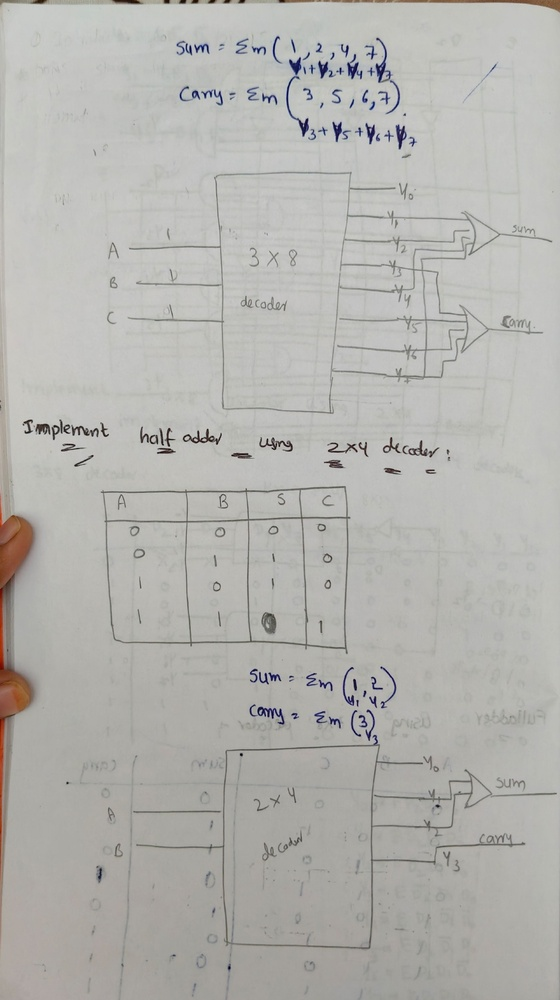
#> input picture test_images/real/3rd unit 2nd half 2-mid  (3)_page-0022.jpg, 560 x 1000 px, shrunk from 924 x 1650 before the run
$ python -i advanced_forensics.py   (imports and definitions only)
#> lines starting #> are read from the running program, lines starting #| are printed output that depends on the picture
"""
Advanced Forensics for High-Quality AI Images
Detects subtle artifacts that simple methods miss
"""

import cv2
import numpy as np
from scipy import signal
from scipy.stats import entropy

def detect_cfa_artifacts(gray_img):
    """
    Color Filter Array (CFA) pattern detection
    Real cameras have CFA patterns, AI images don't
    """
    # Apply frequency analysis
    f = np.fft.fft2(gray_img)
    fshift = np.fft.fftshift(f)
    magnitude = np.abs(fshift)

    h, w = magnitude.shape
    # Check for periodic patterns at CFA frequencies
    center_h, center_w = h//2, w//2

    # Sample specific frequency regions
    freq_samples = []
    for offset in [10, 20, 30]:
        sample = magnitude[center_h-offset:center_h+offset, center_w-offset:center_w+offset]
        freq_samples.append(np.std(sample))

    # Real cameras show peaks at specific frequencies
    # AI images show uniform frequency distribution
    freq_variance = np.var(freq_samples)

    # Score: low variance = AI
    if freq_variance < 100:
        return 0.8  # Likely AI
    elif freq_variance > 500:
        return 0.2  # Likely real
    else:
        return 0.5

def detect_jpeg_artifacts(gray_img):
    """
    JPEG compression artifacts
    Real photos have natural JPEG artifacts
    AI-generated images have unusual compression patterns
    """
    # Convert to frequency domain
    dct = cv2.dct(np.float32(gray_img))

    # Analyze DCT coefficient distribution
    dct_flat = dct.flatten()

    # Real JPEG: specific distribution of coefficients
    # AI images: different distribution
    hist, _ = np.histogram(dct_flat, bins=50)
    hist_entropy = entropy(hist + 1e-10)

    # Real images: entropy ~3-4
    # AI images: entropy ~2-3 or >4.5
    if 3.0 < hist_entropy < 4.0:
        return 0.2  # Likely real
    else:
        return 0.7  # Likely AI

def detect_edge_coherence(gray_img):
    """
    Edge coherence analysis
    Real handwriting: edges have natural variation
    AI handwriting: edges too perfect
    """
    # Multi-scale edge detection
    edges_fine = cv2.Canny(gray_img, 50, 150)
    edges_coarse = cv2.Canny(gray_img, 100, 200)

    # Compare edge consistency
    edge_diff = cv2.absdiff(edges_fine, edges_coarse)
    coherence = np.sum(edge_diff) / (gray_img.shape[0] * gray_img.shape[1])

    # Real: more edge variation (higher coherence difference)
    # AI: too consistent (lower coherence difference)
    if coherence > 0.15:
        return 0.2  # Likely real
    elif coherence < 0.05:
        return 0.8  # Likely AI
    else:
        return 0.5

def detect_pixel_value_distribution(gray_img):
    """
    Pixel value distribution analysis
    Real photos: natural histogram
    AI images: unnatural peaks
    """
    hist, _ = np.histogram(gray_img.flatten(), bins=256, range=(0, 256))

    # Normalize
    hist = hist / hist.sum()

    # Check for unnatural peaks (AI tends to cluster values)
    peaks, _ = signal.find_peaks(hist, height=0.01)

    # Real images: 5-15 peaks
    # AI images: <5 peaks (too smooth) or >20 peaks (too clustered)
    num_peaks = len(peaks)

    if 5 <= num_peaks <= 15:
        return 0.2  # Likely real
    else:
        return 0.7  # Likely AI

def analyze_advanced_forensics(gray_img):
    """
    Run all advanced forensic tests
    """
    cfa_score = detect_cfa_artifacts(gray_img)
    jpeg_score = detect_jpeg_artifacts(gray_img)
    edge_score = detect_edge_coherence(gray_img)
    pixel_score = detect_pixel_value_distribution(gray_img)

    # Weighted combination
    advanced_score = (
        0.30 * cfa_score +
        0.25 * jpeg_score +
        0.25 * edge_score +
        0.20 * pixel_score
    )

    return {
        'cfa': cfa_score,
        'jpeg': jpeg_score,
        'edge': edge_score,
        'pixel': pixel_score,
        'advanced_forensics': advanced_score
    }

>>> import cv2
>>> picture = cv2.imread('../test_images/real/3rd unit 2nd half 2-mid  (3)_page-0022.jpg', cv2.IMREAD_GRAYSCALE)
>>> result = analyze_advanced_forensics(picture)
#> the loop in detect_cfa_artifacts, `for offset in [10, 20, 30]:` made 3 passes
#> pass 3, in detect_cfa_artifacts, `sample = magnitude[center_h-offset:center_h+offset, center_w-offset:ce..`:
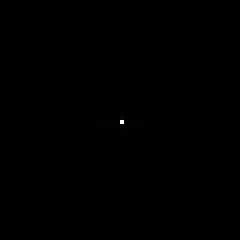
#> sample: shape (60, 60) float64 (shown 4 times larger); min 2260.8, max 100227961, mean 105907.7; drawn with min black and max white
#> after the loop in detect_cfa_artifacts, `for offset in [10, 20, 30]:`: freq_samples = [5004075.2, 2508257.5, 1673583.1]
#> in detect_cfa_artifacts, `freq_variance = np.var(freq_samples)`: freq_variance = 2e+12
#> in analyze_advanced_forensics, `cfa_score = detect_cfa_artifacts(gray_img)`: cfa_score = 0.2
#> in detect_jpeg_artifacts, `hist, _ = np.histogram(dct_flat, bins=50)`: hist = 50 values, max 559994 at index 0, min 0 at index 2, mean 11200
#> in detect_jpeg_artifacts, `hist_entropy = entropy(hist + 1e-10)`: hist_entropy = 0.000143
#> in analyze_advanced_forensics, `jpeg_score = detect_jpeg_artifacts(gray_img)`: jpeg_score = 0.7
#> in detect_edge_coherence, `edges_fine = cv2.Canny(gray_img, 50, 150)`:
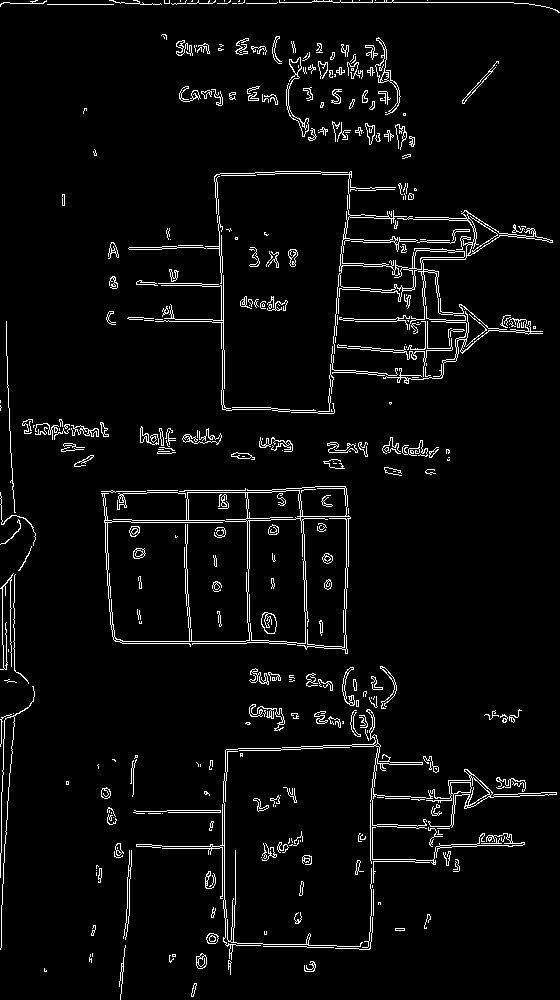
#> edges_fine: shape (1000, 560); 4.1% white in thin lines or dots
#> in detect_edge_coherence, `edges_coarse = cv2.Canny(gray_img, 100, 200)`:
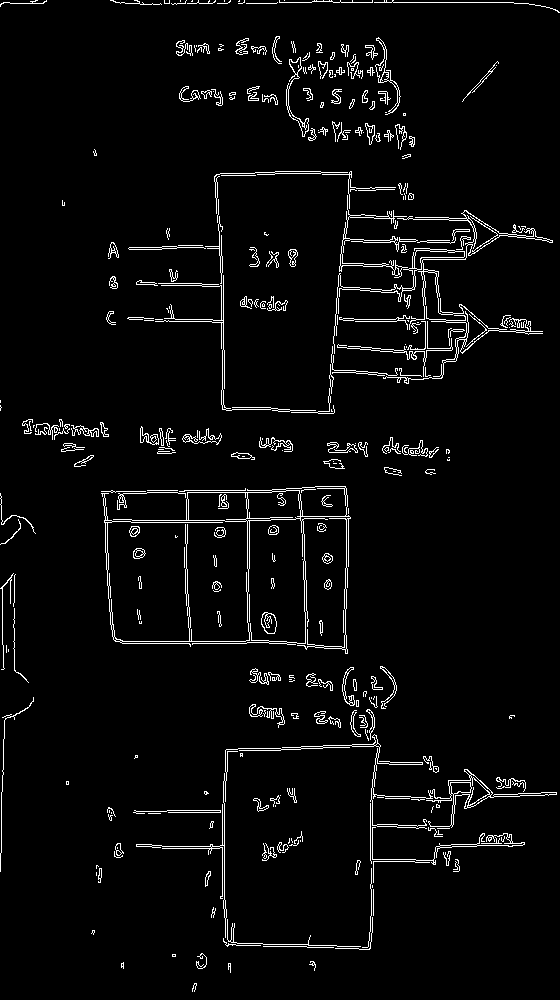
#> edges_coarse: shape (1000, 560); 3.8% white in thin lines or dots
#> in detect_edge_coherence, `edge_diff = cv2.absdiff(edges_fine, edges_coarse)`:
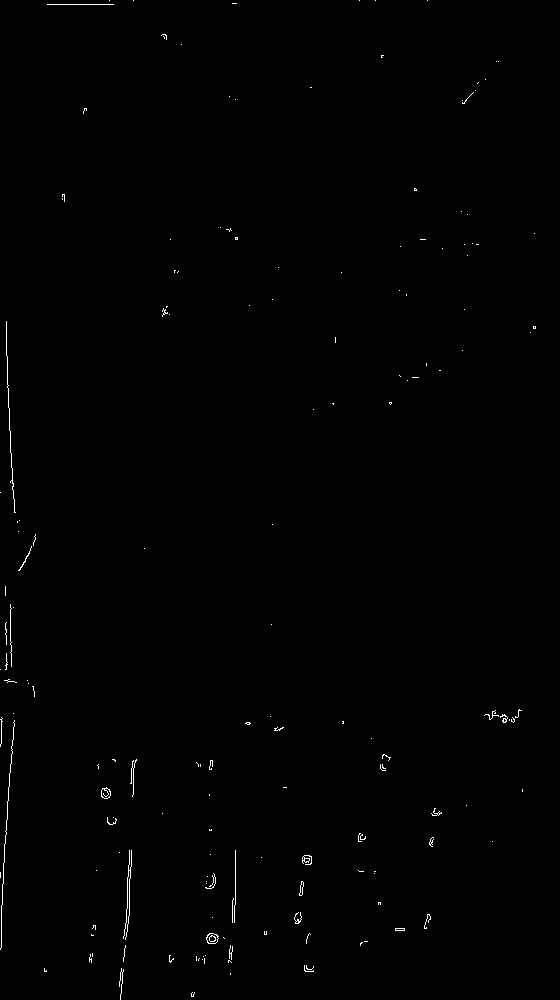
#> edge_diff: shape (1000, 560); 0.39% white in thin lines or dots
#> in detect_edge_coherence, `coherence = np.sum(edge_diff) / (gray_img.shape[0] * gray_img.shape[1])`: coherence = 0.996
#> in analyze_advanced_forensics, `edge_score = detect_edge_coherence(gray_img)`: edge_score = 0.2
#> in detect_pixel_value_distribution, `hist, _ = np.histogram(gray_img.flatten(), bins=256, range=(0, 256))`: hist = 256 values, max 28923 at index 196, min 0 at index 0, mean 2187.5
#> in detect_pixel_value_distribution, `hist = hist / hist.sum()`: hist = 256 values, max 0.0516 at index 196, min 0 at index 0, mean 0.00391
#> in detect_pixel_value_distribution, `peaks, _ = signal.find_peaks(hist, height=0.01)`: peaks = [160, 166, 169, 181, 184, 196]
#> in detect_pixel_value_distribution, `num_peaks = len(peaks)`: num_peaks = 6
#> in analyze_advanced_forensics, `pixel_score = detect_pixel_value_distribution(gray_img)`: pixel_score = 0.2
#> in analyze_advanced_forensics, `advanced_score = ( 0.30 * cfa_score + 0.25 * jpeg_score + 0.25 * edge_..`: advanced_score = 0.325
#> result = {'cfa': 0.2, 'jpeg': 0.7, 'edge': 0.2, 'pixel': 0.2, 'advanced_forensics': 0.325}

$ run again, on test_images/real/3rd unit 2nd half 2-mid  (3)_page-0023.jpg
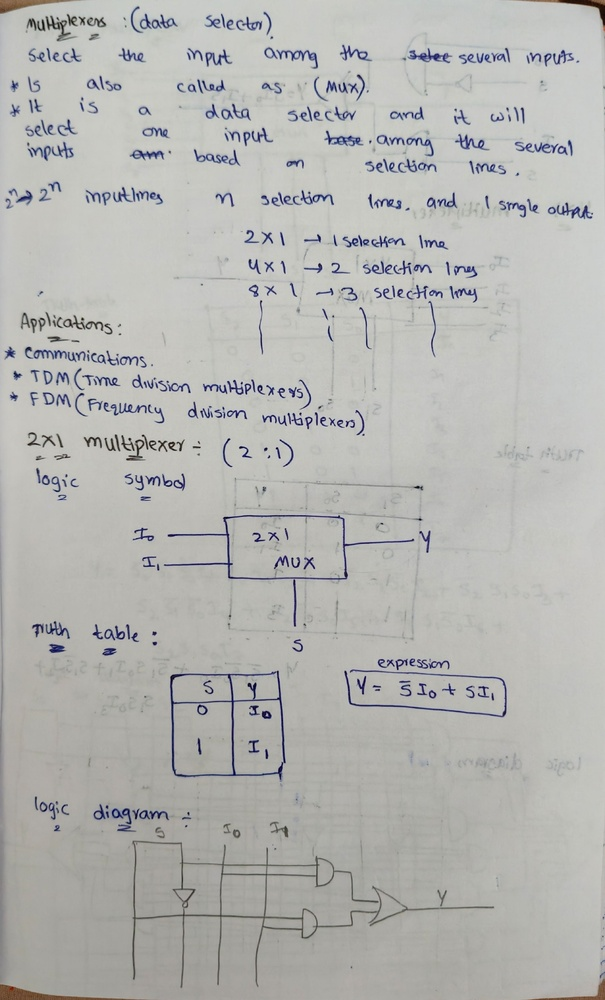
#> input picture test_images/real/3rd unit 2nd half 2-mid  (3)_page-0023.jpg, 605 x 1000 px, shrunk from 998 x 1650 before the run
#> after the loop in detect_cfa_artifacts, `for offset in [10, 20, 30]:`: freq_samples = [5465611.2, 2739345.1, 1827793.6]
#> freq_variance = 2.39e+12
#> cfa_score = 0.2
#> in detect_jpeg_artifacts, `hist, _ = np.histogram(dct_flat, bins=50)`: hist = 50 values, max 604985 at index 1, min 0 at index 2, mean 12100
#> hist_entropy = 0.0003
#> jpeg_score = 0.7
#> in detect_edge_coherence, `edges_fine = cv2.Canny(gray_img, 50, 150)`:
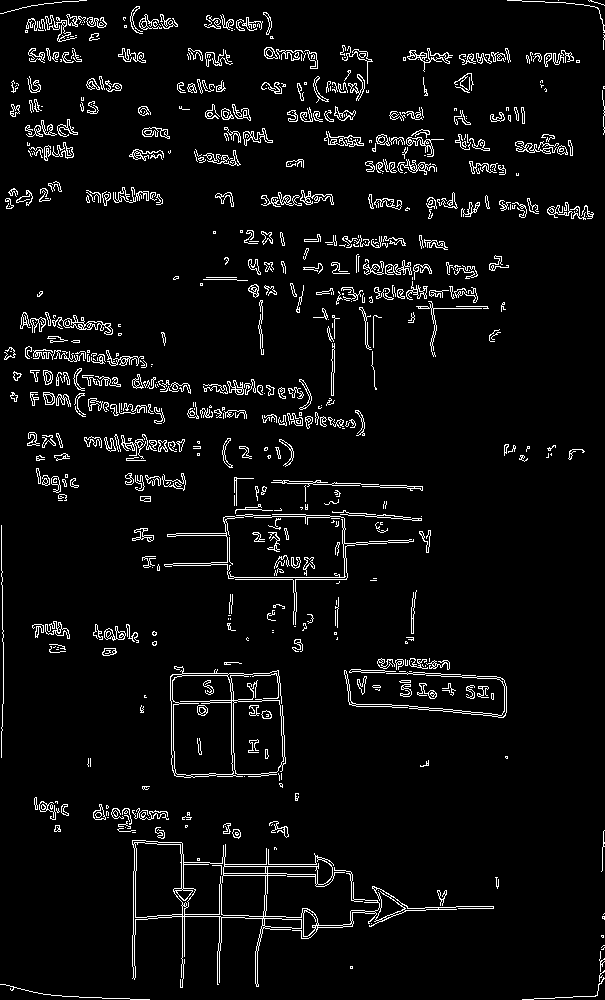
#> edges_fine: shape (1000, 605); 5% white in thin lines or dots
#> edges_coarse: shape (1000, 605); 4.6% white in thin lines or dots
#> in detect_edge_coherence, `edge_diff = cv2.absdiff(edges_fine, edges_coarse)`:
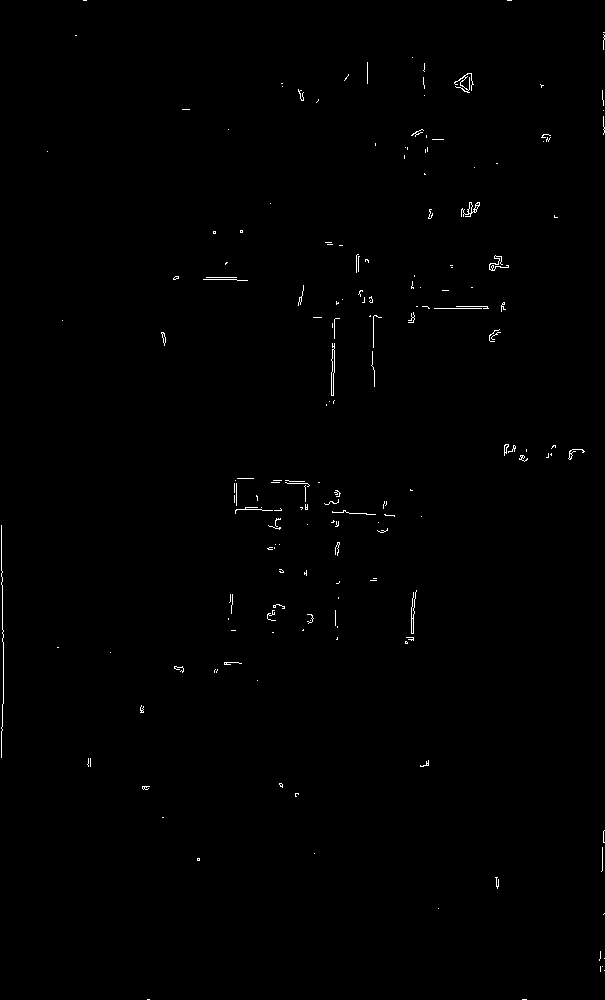
#> edge_diff: shape (1000, 605); 0.44% white in thin lines or dots
#> coherence = 1.13
#> edge_score = 0.2
#> in detect_pixel_value_distribution, `hist, _ = np.histogram(gray_img.flatten(), bins=256, range=(0, 256))`: hist = 256 values, max 32547 at index 199, min 0 at index 220, mean 2363.3
#> in detect_pixel_value_distribution, `hist = hist / hist.sum()`: hist = 256 values, max 0.0538 at index 199, min 0 at index 220, mean 0.00391
#> peaks = [163, 169, 172, 175, 181, 187, 196, 199]
#> num_peaks = 8
#> pixel_score = 0.2
#> advanced_score = 0.325
#> result = {'cfa': 0.2, 'jpeg': 0.7, 'edge': 0.2, 'pixel': 0.2, 'advanced_forensics': 0.325}

$ run again, on test_images/real/3rd unit 2nd half 2-mid  (3)_page-0024.jpg
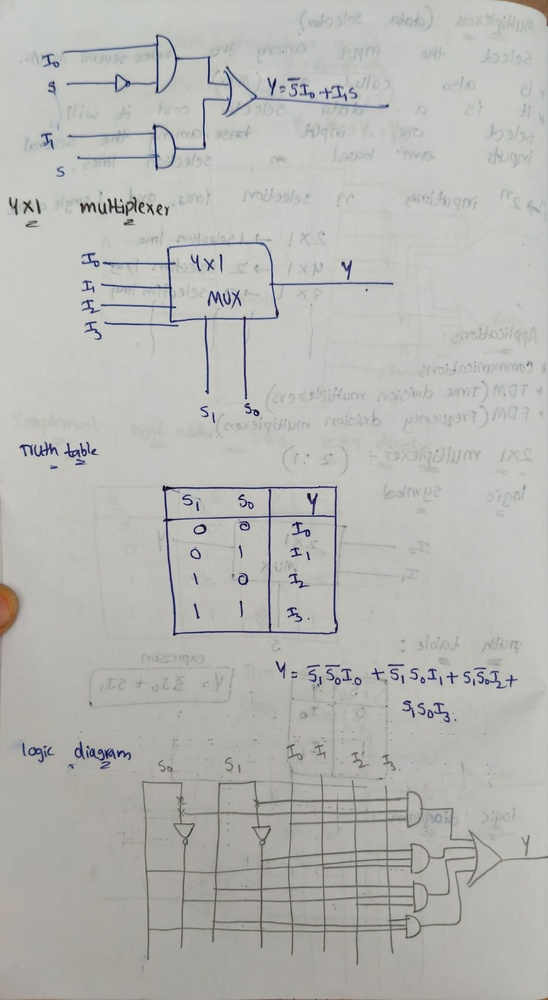
#> input picture test_images/real/3rd unit 2nd half 2-mid  (3)_page-0024.jpg, 548 x 1000 px, shrunk from 905 x 1650 before the run
#> after the loop in detect_cfa_artifacts, `for offset in [10, 20, 30]:`: freq_samples = [5003915.1, 2507072, 1672482.4]
#> freq_variance = 2e+12
#> cfa_score = 0.2
#> in detect_jpeg_artifacts, `hist, _ = np.histogram(dct_flat, bins=50)`: hist = 50 values, max 354023 at index 1, min 0 at index 2, mean 10960
#> hist_entropy = 0.65
#> jpeg_score = 0.7
#> in detect_edge_coherence, `edges_fine = cv2.Canny(gray_img, 50, 150)`:
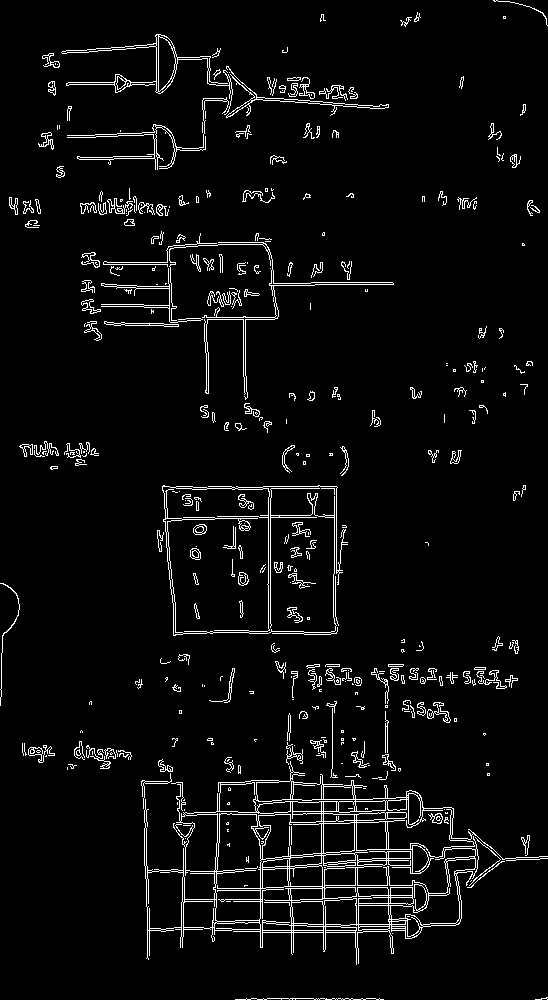
#> edges_fine: shape (1000, 548); 4.5% white in thin lines or dots
#> edges_coarse: shape (1000, 548); 3.7% white in thin lines or dots
#> in detect_edge_coherence, `edge_diff = cv2.absdiff(edges_fine, edges_coarse)`:
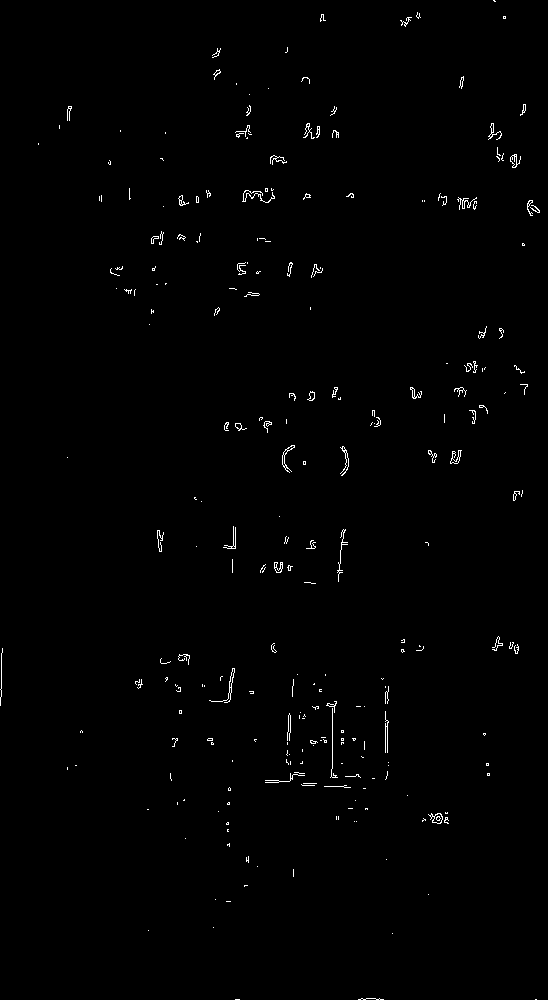
#> edge_diff: shape (1000, 548); 0.73% white in thin lines or dots
#> coherence = 1.87
#> edge_score = 0.2
#> in detect_pixel_value_distribution, `hist, _ = np.histogram(gray_img.flatten(), bins=256, range=(0, 256))`: hist = 256 values, max 33196 at index 199, min 0 at index 0, mean 2140.6
#> in detect_pixel_value_distribution, `hist = hist / hist.sum()`: hist = 256 values, max 0.0606 at index 199, min 0 at index 0, mean 0.00391
#> peaks = [163, 166, 169, 172, 175, 178, 181, 188, 199]
#> num_peaks = 9
#> pixel_score = 0.2
#> advanced_score = 0.325
#> result = {'cfa': 0.2, 'jpeg': 0.7, 'edge': 0.2, 'pixel': 0.2, 'advanced_forensics': 0.325}
